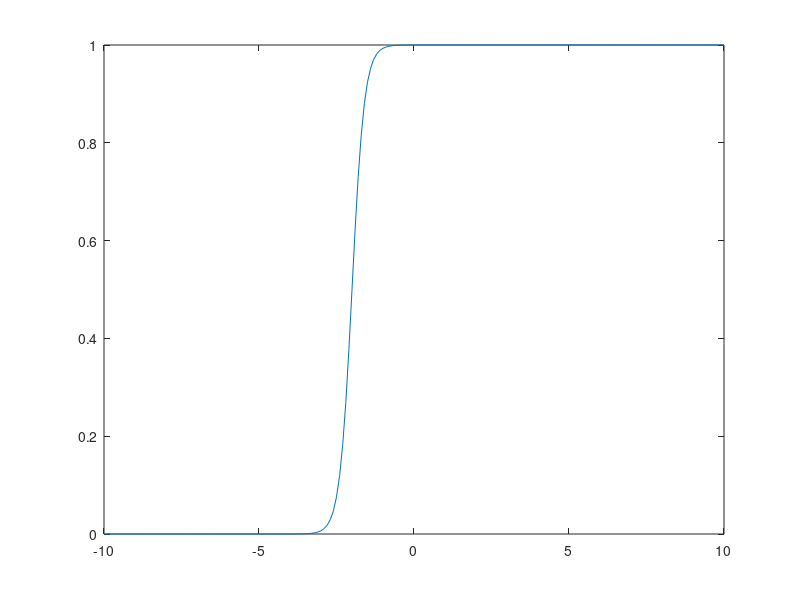

MATLAB code for this plot:
clear all
close all
X=-10:0.1:10;
d=5;
c1=-2;
c2=Inf;

% b=Inf;
% d=2;
% c=0;
for k=1:length(X)
    Y(k)=1/(1+exp(-d*(X(k)-c1)))-1/(1+exp(-d*(X(k)-c2)));
    
    %Y(k)=1/(1+((X(k)-c)/d)^2^b);
end
plot(X,Y)